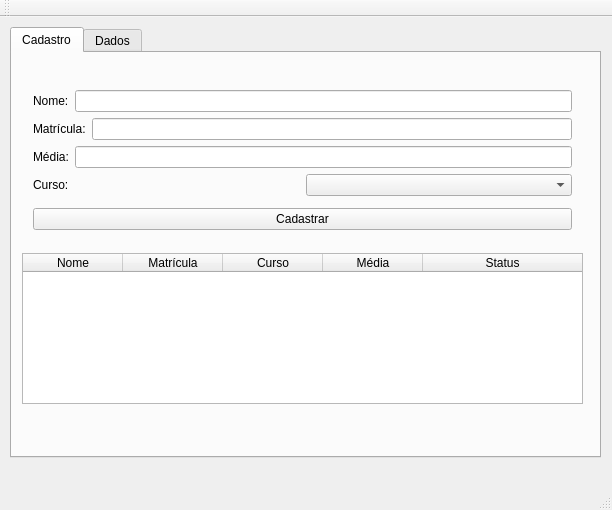
<?xml version="1.0" encoding="UTF-8"?>
<ui version="4.0">
 <class>MainWindow</class>
 <widget class="QMainWindow" name="MainWindow">
  <property name="geometry">
   <rect>
    <x>0</x>
    <y>0</y>
    <width>612</width>
    <height>510</height>
   </rect>
  </property>
  <property name="windowTitle">
   <string>MainWindow</string>
  </property>
  <widget class="QWidget" name="centralWidget">
   <widget class="QTabWidget" name="tabWidget">
    <property name="geometry">
     <rect>
      <x>10</x>
      <y>10</y>
      <width>591</width>
      <height>431</height>
     </rect>
    </property>
    <property name="currentIndex">
     <number>0</number>
    </property>
    <widget class="QWidget" name="tab">
     <attribute name="title">
      <string>Cadastro</string>
     </attribute>
     <widget class="QTableWidget" name="tabela">
      <property name="geometry">
       <rect>
        <x>10</x>
        <y>200</y>
        <width>561</width>
        <height>151</height>
       </rect>
      </property>
      <attribute name="horizontalHeaderStretchLastSection">
       <bool>true</bool>
      </attribute>
      <column>
       <property name="text">
        <string>Nome</string>
       </property>
      </column>
      <column>
       <property name="text">
        <string>Matrícula</string>
       </property>
      </column>
      <column>
       <property name="text">
        <string>Curso</string>
       </property>
      </column>
      <column>
       <property name="text">
        <string>Média</string>
       </property>
      </column>
      <column>
       <property name="text">
        <string>Status</string>
       </property>
      </column>
     </widget>
     <widget class="QWidget" name="">
      <property name="geometry">
       <rect>
        <x>10</x>
        <y>20</y>
        <width>561</width>
        <height>176</height>
       </rect>
      </property>
      <layout class="QVBoxLayout" name="verticalLayout_2">
       <item>
        <layout class="QVBoxLayout" name="verticalLayout">
         <item>
          <layout class="QHBoxLayout" name="horizontalLayout">
           <item>
            <widget class="QLabel" name="label">
             <property name="text">
              <string>Nome:</string>
             </property>
            </widget>
           </item>
           <item>
            <widget class="QLineEdit" name="inputNome"/>
           </item>
          </layout>
         </item>
         <item>
          <layout class="QHBoxLayout" name="horizontalLayout_2">
           <item>
            <widget class="QLabel" name="label_2">
             <property name="text">
              <string>Matrícula:</string>
             </property>
            </widget>
           </item>
           <item>
            <widget class="QLineEdit" name="inputMat"/>
           </item>
          </layout>
         </item>
         <item>
          <layout class="QHBoxLayout" name="horizontalLayout_3">
           <item>
            <widget class="QLabel" name="label_3">
             <property name="text">
              <string>Média:</string>
             </property>
            </widget>
           </item>
           <item>
            <widget class="QLineEdit" name="inputMedia"/>
           </item>
          </layout>
         </item>
         <item>
          <layout class="QHBoxLayout" name="horizontalLayout_4">
           <item>
            <widget class="QLabel" name="label_4">
             <property name="text">
              <string>Curso:</string>
             </property>
            </widget>
           </item>
           <item>
            <widget class="QComboBox" name="inputCurso">
             <item>
              <property name="text">
               <string/>
              </property>
             </item>
             <item>
              <property name="text">
               <string>Engenharia Elétrica</string>
              </property>
             </item>
             <item>
              <property name="text">
               <string>Administração</string>
              </property>
             </item>
             <item>
              <property name="text">
               <string>Sistema para Internet</string>
              </property>
             </item>
            </widget>
           </item>
          </layout>
         </item>
        </layout>
       </item>
       <item>
        <widget class="QPushButton" name="btnCadastro">
         <property name="text">
          <string>Cadastrar</string>
         </property>
        </widget>
       </item>
      </layout>
     </widget>
    </widget>
    <widget class="QWidget" name="tab_2">
     <attribute name="title">
      <string>Dados</string>
     </attribute>
    </widget>
   </widget>
  </widget>
  <widget class="QMenuBar" name="menuBar">
   <property name="geometry">
    <rect>
     <x>0</x>
     <y>0</y>
     <width>612</width>
     <height>25</height>
    </rect>
   </property>
  </widget>
  <widget class="QToolBar" name="mainToolBar">
   <attribute name="toolBarArea">
    <enum>TopToolBarArea</enum>
   </attribute>
   <attribute name="toolBarBreak">
    <bool>false</bool>
   </attribute>
  </widget>
  <widget class="QStatusBar" name="statusBar"/>
 </widget>
 <layoutdefault spacing="6" margin="11"/>
 <resources/>
 <connections/>
</ui>
